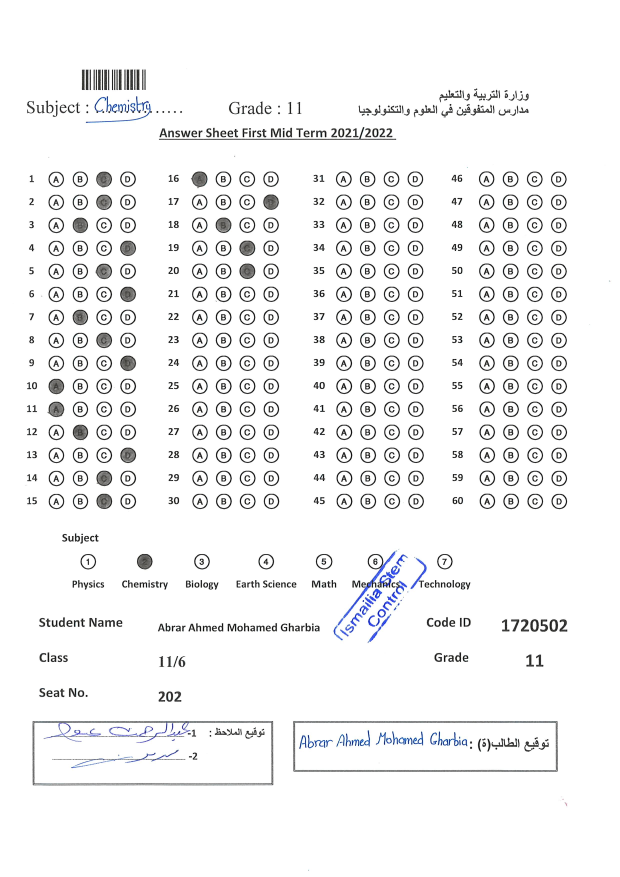
#> input picture form.jpg, 2480 x 3508 px, given in place of 1685500.tif, which was not available (shown at 1/4 size)
$ python temp.py
#> lines starting #> are read from the running program, lines starting #| are printed output that depends on the picture; after the words box and inside, x2 and y2 are one past the last pixel; in counts of white or black regions, pixels touching at a corner belong together; pictures that were not available may be replaced by others from this repository, and a replacement may not be noted
# [64 lines of commented-out code are left out]


import cv2

def draw_bubble_boxes(image_path,roi,num_columns,num_rows):
    # Load the image
#> called with image_path = 'scan/1685500.tif', num_columns = 4, num_rows = 19
    img = cv2.imread(image_path)
#> img is the input picture: shape (3508, 2480, 3); mean B, G, R 243, 242.7, 242.5
    img = cv2.resize(img,(1000,1000),interpolation=cv2.INTER_AREA)
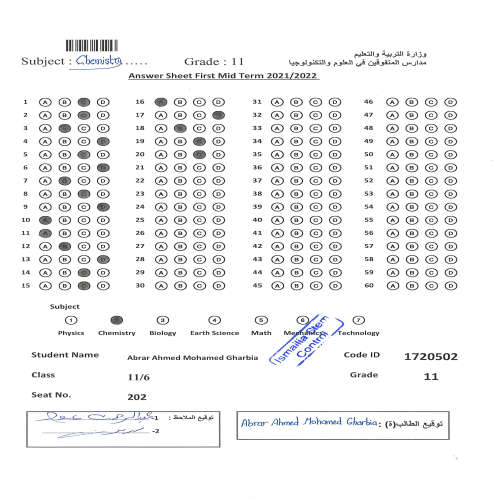
#> img: shape (1000, 1000, 3) (shown at 1/2 size); mean B, G, R 243, 242.7, 242.5
    # Allow the user to select the Region of Interest (ROI)
    # roi = cv2.selectROI("Select ROI", img, fromCenter=False, showCrosshair=True)
    # cv2.destroyWindow("Select ROI")

    # Extract the ROI coordinates
    x, y, w, h = roi

    # Crop the image to the selected ROI
    roi_img = img[y:y+h, x:x+w]
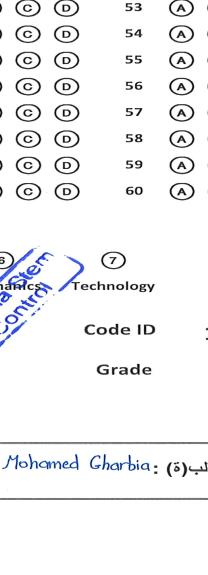
#> roi_img: shape (575, 208, 3); mean B, G, R 243.6, 242.1, 241.6

    # Ask the user to enter the number of columns and rows
    # num_columns = int(input("Enter the number of columns: "))
    # num_rows = int(input("Enter the number of rows: "))

    # Calculate the width and height of each bubble
    bubble_width = w // num_columns
    bubble_height = h // num_rows

    # Draw boxes (rectangles) around the bubbles
    for row in range(num_rows):
        for col in range(num_columns):
            x1 = col * bubble_width
            y1 = row * bubble_height
            x2 = x1 + bubble_width
            y2 = y1 + bubble_height
            cv2.rectangle(roi_img, (x1, y1), (x2, y2), (0, 255, 0), 2)
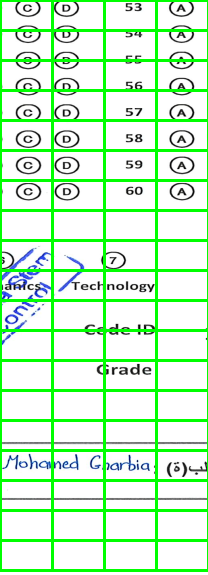
#> roi_img: shape (575, 208, 3); 15.41% of pixels changed, all inside (x1, y1, x2, y2) = (0, 0, 208, 572)

    # Show the final image with boxes
    cv2.imshow("Bubble Sheet with Boxes", roi_img)
    cv2.waitKey(0)
    cv2.destroyAllWindows()

if __name__ == "__main__":
    image_path = "scan/1685500.tif"
    roi = [604, 380, 208, 575]  # ROI coordinates
    num_columns = 4  # Number of columns in the bubble sheet
    num_rows = 19   # Number of rows in the bubble sheet
    draw_bubble_boxes(image_path,roi,num_columns,num_rows)
